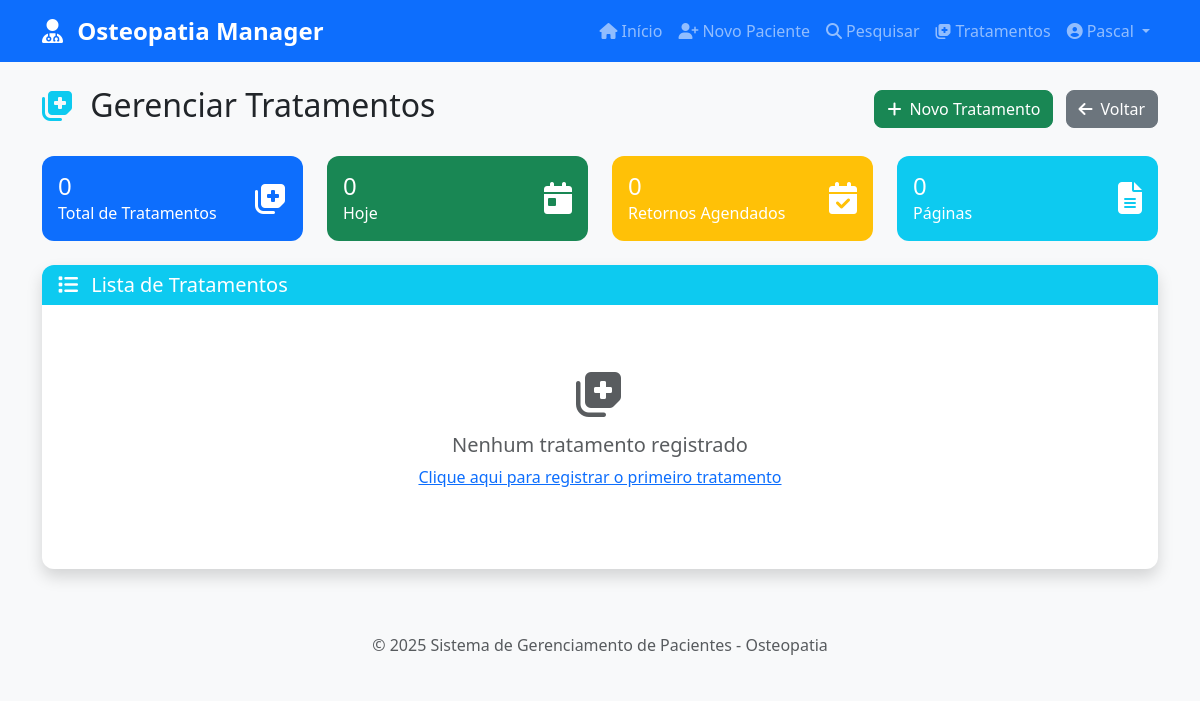
/tratamentos (signed in), run on an earlier commit of the app's database.
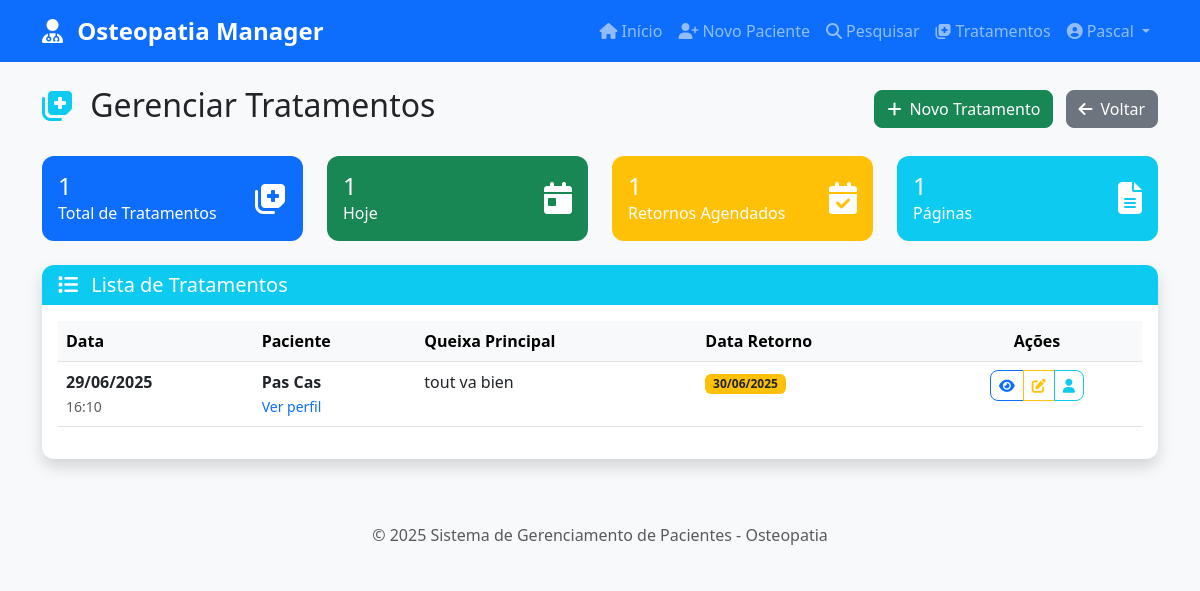
And on a later commit of the database.
### database/models.py (models this page shows, shortened)
class Tratamento(db.Model):
    __tablename__ = 'tratamentos'
    id = db.Column(db.Integer, primary_key=True)
    paciente_id = db.Column(db.Integer, db.ForeignKey('pacientes.id'), nullable=False)
    user_id = db.Column(db.Integer, db.ForeignKey('user.id'), nullable=False)
    user = db.relationship('User', backref='tratamentos')
    nome_completo = db.Column(db.String(200), nullable=False)
    data_tratamento = db.Column(db.Date, nullable=False, default=datetime.utcnow().date())
    queixa_principal = db.Column(db.Text)
    como = db.Column(db.Text)
    onde = db.Column(db.Text)
    exames_complementares = db.Column(db.Text)
    antecedentes = db.Column(db.Text)
    tratamentos_anteriores = db.Column(db.Text)
    qualidade_sono = db.Column(db.String(100))
    movimentos = db.Column(db.Text)
    irradiacoes = db.Column(db.Text)
    conclusoes_tratamento = db.Column(db.Text)
    data_retorno = db.Column(db.Date)
    retorno = db.Column(db.Text)
    created_at = db.Column(db.DateTime, default=datetime.utcnow)
    updated_at = db.Column(db.DateTime, default=datetime.utcnow, onupdate=datetime.utcnow)

### app.py (the view)
@app.route('/tratamentos')
@login_required
def tratamentos():
    page = request.args.get('page', 1, type=int)
    per_page = 20
    tratamentos = Tratamento.query.filter_by(user_id=current_user.id).order_by(Tratamento.data_tratamento.desc()).paginate(
        page=page, per_page=per_page, error_out=False
    )
    return render_template('tratamentos.html', tratamentos=tratamentos)

### app.py (called while the page is built)
@login_manager.user_loader
def load_user(user_id):
    from database.models import User
    return User.query.get(int(user_id))

@app.context_processor
def inject_today():
    return {'today': date.today()}

### templates/tratamentos.html (shortened to what the changed rows need)
{% extends "base.html" %}
{% block content %}
<div class="row">
    <div class="col-12">
        <div class="d-flex justify-content-between align-items-center mb-4">
            <h2>
                <i class="fas fa-notes-medical me-2 text-info"></i>
                Gerenciar Tratamentos
            </h2>
        </div>
    </div>
</div>
<div class="row mb-4">
    <div class="col-md-3">
        <div class="card bg-primary text-white">
            <div class="card-body">
                <div class="d-flex justify-content-between">
                    <div>
                        <h4 class="mb-0">{{ tratamentos.total }}</h4>
                        <p class="mb-0">Total de Tratamentos</p>
                    </div>
                </div>
            </div>
        </div>
    </div>
    <div class="col-md-3">
        <div class="card bg-success text-white">
            <div class="card-body">
                <div class="d-flex justify-content-between">
                    <div>
                        <h4 class="mb-0">{{ tratamentos.items|selectattr('data_tratamento')|selectattr('data_tratamento', 'equalto', today)|list|length }}</h4>
                        <p class="mb-0">Hoje</p>
                    </div>
                </div>
            </div>
        </div>
    </div>
    <div class="col-md-3">
        <div class="card bg-warning text-white">
            <div class="card-body">
                <div class="d-flex justify-content-between">
                    <div>
                        <h4 class="mb-0">{{ tratamentos.items|selectattr('data_retorno')|selectattr('data_retorno', 'ge', today)|list|length }}</h4>
                        <p class="mb-0">Retornos Agendados</p>
                    </div>
                </div>
            </div>
        </div>
    </div>
    <div class="col-md-3">
        <div class="card bg-info text-white">
            <div class="card-body">
                <div class="d-flex justify-content-between">
                    <div>
                        <h4 class="mb-0">{{ tratamentos.pages }}</h4>
                        <p class="mb-0">Páginas</p>
                    </div>
                </div>
            </div>
        </div>
    </div>
</div>
<div class="row">
    <div class="col-12">
        <div class="card shadow">
            <div class="card-body">
                {% if tratamentos.items %}
                    <div class="table-responsive">
                        <table class="table table-hover">
                            <thead class="table-light">
                                <tr>
                                    <th>Data</th>
                                    <th>Paciente</th>
                                    <th>Queixa Principal</th>
                                    <th>Data Retorno</th>
                                    <th class="text-center">Ações</th>
                                </tr>
                            </thead>
                            <tbody>
                                {% for tratamento in tratamentos.items %}
                                <tr>
                                    <td>
                                        <strong>{{ tratamento.data_tratamento.strftime('%d/%m/%Y') }}</strong>
                                        <br>
                                        <small class="text-muted">
                                            {{ tratamento.created_at.strftime('%H:%M') if tratamento.created_at }}
                                        </small>
                                    </td>
                                    <td>
                                        <strong>{{ tratamento.nome_completo }}</strong>
                                        <br>
                                        <small class="text-muted">
                                            <a href="{{ url_for('perfil_paciente', id=tratamento.paciente_id) }}"
                                               class="text-decoration-none">
                                                Ver perfil
                                            </a>
                                        </small>
                                    </td>
                                    <td>
                                        {% if tratamento.queixa_principal %}
                                            {{ tratamento.queixa_principal[:100] }}
                                        {% else %}
                                            <span class="text-muted">Não informado</span>
                                        {% endif %}
                                    </td>
                                    <td>
                                        {% if tratamento.data_retorno %}
                                            <span class="badge bg-warning text-dark">
                                                {{ tratamento.data_retorno.strftime('%d/%m/%Y') }}
                                            </span>
                                        {% else %}
                                            <span class="text-muted">Não agendado</span>
                                        {% endif %}
                                    </td>
                                    <td class="text-center">
                                        <div class="btn-group" role="group">
                                            <button type="button" class="btn btn-outline-primary btn-sm"
                                                    data-bs-toggle="modal"
                                                    data-bs-target="#treatmentModal{{ tratamento.id }}">
                                                <i class="fas fa-eye"></i>
                                            </button>
                                            <a href="{{ url_for('editar_tratamento', id=tratamento.id) }}" class="btn btn-outline-warning btn-sm">
                                                <i class="fas fa-edit"></i>
                                            </a>
                                            <a href="{{ url_for('perfil_paciente', id=tratamento.paciente_id) }}"
                                               class="btn btn-outline-info btn-sm">
                                                <i class="fas fa-user"></i>
                                            </a>
                                        </div>
                                    </td>
                                </tr>
                                {% endfor %}
                            </tbody>
                        </table>
                    </div>
                {% else %}
                    <div class="text-center py-5">
                        <i class="fas fa-notes-medical fa-3x text-muted mb-3"></i>
                        <h5 class="text-muted">Nenhum tratamento registrado</h5>
                        <p class="text-muted">
                            <a href="{{ url_for('novo_tratamento') }}">
                                Clique aqui para registrar o primeiro tratamento
                            </a>
                        </p>
                    </div>
                {% endif %}
            </div>
        </div>
    </div>
</div>
{% endblock %}

What changed in the data, as far as the page shows it:
added Tratamento: data_tratamento "29/06/2025", created_at "16:10", nome_completo "Pas Cas", queixa_principal "tout va bien", data_retorno "30/06/2025"
Also different on the page:
{{ tratamentos.total }}: "0" → "1"
{{ tratamentos.pages }}: "0" → "1"
text no longer shown: "0 0 Nenhum tratamento registrado Clique aqui para registrar o primeiro tratamento"
text now shown: "1 1 Data Paciente Queixa Principal Data Retorno Ações"
